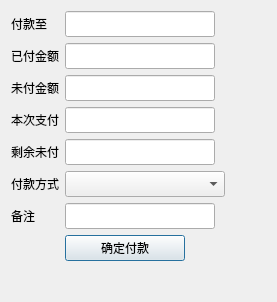
<?xml version="1.0" encoding="UTF-8"?>
<ui version="4.0">
 <class>SupplierArrearPayOffDialog</class>
 <widget class="QDialog" name="SupplierArrearPayOffDialog">
  <property name="geometry">
   <rect>
    <x>0</x>
    <y>0</y>
    <width>277</width>
    <height>302</height>
   </rect>
  </property>
  <property name="windowTitle">
   <string>Dialog</string>
  </property>
  <property name="modal">
   <bool>true</bool>
  </property>
  <layout class="QHBoxLayout" name="horizontalLayout">
   <item>
    <layout class="QFormLayout" name="formLayout">
     <item row="0" column="0">
      <widget class="QLabel" name="label_2">
       <property name="text">
        <string>付款至</string>
       </property>
      </widget>
     </item>
     <item row="0" column="1">
      <widget class="QLineEdit" name="pay_to">
       <property name="minimumSize">
        <size>
         <width>150</width>
         <height>26</height>
        </size>
       </property>
       <property name="maximumSize">
        <size>
         <width>150</width>
         <height>26</height>
        </size>
       </property>
       <property name="readOnly">
        <bool>true</bool>
       </property>
      </widget>
     </item>
     <item row="1" column="0">
      <widget class="QLabel" name="label">
       <property name="text">
        <string>已付金额</string>
       </property>
      </widget>
     </item>
     <item row="1" column="1">
      <widget class="QLineEdit" name="paid">
       <property name="minimumSize">
        <size>
         <width>150</width>
         <height>26</height>
        </size>
       </property>
       <property name="maximumSize">
        <size>
         <width>150</width>
         <height>26</height>
        </size>
       </property>
       <property name="readOnly">
        <bool>true</bool>
       </property>
      </widget>
     </item>
     <item row="3" column="0">
      <widget class="QLabel" name="label_9">
       <property name="text">
        <string>本次支付</string>
       </property>
      </widget>
     </item>
     <item row="3" column="1">
      <widget class="QLineEdit" name="pay">
       <property name="minimumSize">
        <size>
         <width>150</width>
         <height>26</height>
        </size>
       </property>
       <property name="maximumSize">
        <size>
         <width>150</width>
         <height>26</height>
        </size>
       </property>
       <property name="inputMethodHints">
        <set>Qt::ImhDigitsOnly|Qt::ImhPreferNumbers</set>
       </property>
      </widget>
     </item>
     <item row="5" column="0">
      <widget class="QLabel" name="label_3">
       <property name="text">
        <string>付款方式</string>
       </property>
      </widget>
     </item>
     <item row="5" column="1">
      <widget class="QComboBox" name="payment_method">
       <property name="minimumSize">
        <size>
         <width>150</width>
         <height>26</height>
        </size>
       </property>
       <property name="maximumSize">
        <size>
         <width>160</width>
         <height>26</height>
        </size>
       </property>
      </widget>
     </item>
     <item row="6" column="0">
      <widget class="QLabel" name="label_4">
       <property name="text">
        <string>备注</string>
       </property>
      </widget>
     </item>
     <item row="6" column="1">
      <widget class="QLineEdit" name="notes">
       <property name="minimumSize">
        <size>
         <width>150</width>
         <height>26</height>
        </size>
       </property>
       <property name="maximumSize">
        <size>
         <width>150</width>
         <height>26</height>
        </size>
       </property>
      </widget>
     </item>
     <item row="7" column="1">
      <widget class="QPushButton" name="payButton">
       <property name="minimumSize">
        <size>
         <width>120</width>
         <height>0</height>
        </size>
       </property>
       <property name="maximumSize">
        <size>
         <width>120</width>
         <height>16777215</height>
        </size>
       </property>
       <property name="cursor">
        <cursorShape>PointingHandCursor</cursorShape>
       </property>
       <property name="layoutDirection">
        <enum>Qt::RightToLeft</enum>
       </property>
       <property name="text">
        <string>确定付款</string>
       </property>
       <property name="checkable">
        <bool>false</bool>
       </property>
       <property name="autoDefault">
        <bool>true</bool>
       </property>
       <property name="flat">
        <bool>false</bool>
       </property>
      </widget>
     </item>
     <item row="4" column="0">
      <widget class="QLabel" name="label_5">
       <property name="text">
        <string>剩余未付</string>
       </property>
      </widget>
     </item>
     <item row="4" column="1">
      <widget class="QLineEdit" name="unpaid">
       <property name="minimumSize">
        <size>
         <width>150</width>
         <height>26</height>
        </size>
       </property>
       <property name="maximumSize">
        <size>
         <width>150</width>
         <height>26</height>
        </size>
       </property>
       <property name="readOnly">
        <bool>true</bool>
       </property>
      </widget>
     </item>
     <item row="2" column="1">
      <widget class="QLineEdit" name="need_pay">
       <property name="minimumSize">
        <size>
         <width>150</width>
         <height>26</height>
        </size>
       </property>
       <property name="maximumSize">
        <size>
         <width>150</width>
         <height>26</height>
        </size>
       </property>
       <property name="readOnly">
        <bool>true</bool>
       </property>
      </widget>
     </item>
     <item row="2" column="0">
      <widget class="QLabel" name="label_6">
       <property name="text">
        <string>未付金额</string>
       </property>
      </widget>
     </item>
    </layout>
   </item>
  </layout>
 </widget>
 <tabstops>
  <tabstop>pay_to</tabstop>
  <tabstop>paid</tabstop>
  <tabstop>need_pay</tabstop>
  <tabstop>pay</tabstop>
  <tabstop>unpaid</tabstop>
  <tabstop>payment_method</tabstop>
  <tabstop>notes</tabstop>
  <tabstop>payButton</tabstop>
 </tabstops>
 <resources/>
 <connections/>
</ui>
